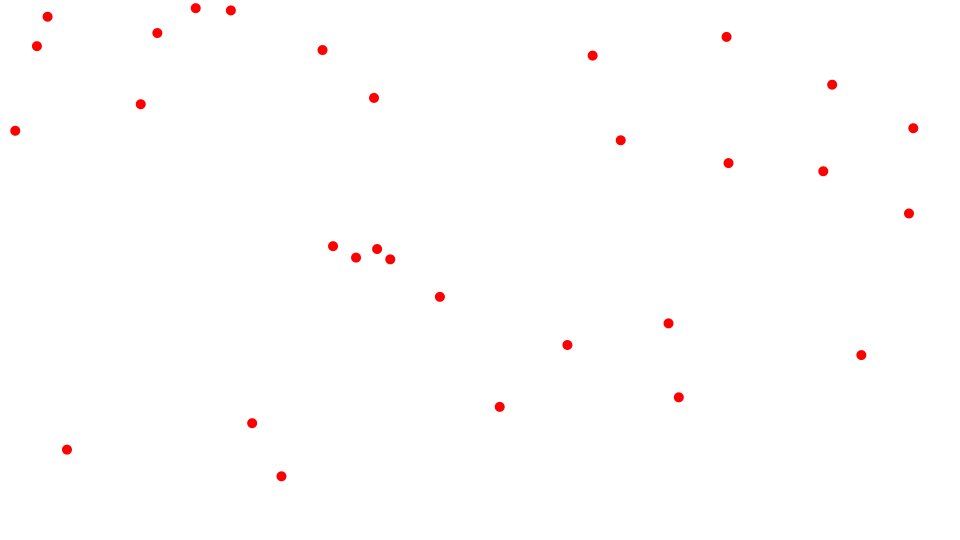
Frame 1 (no input)
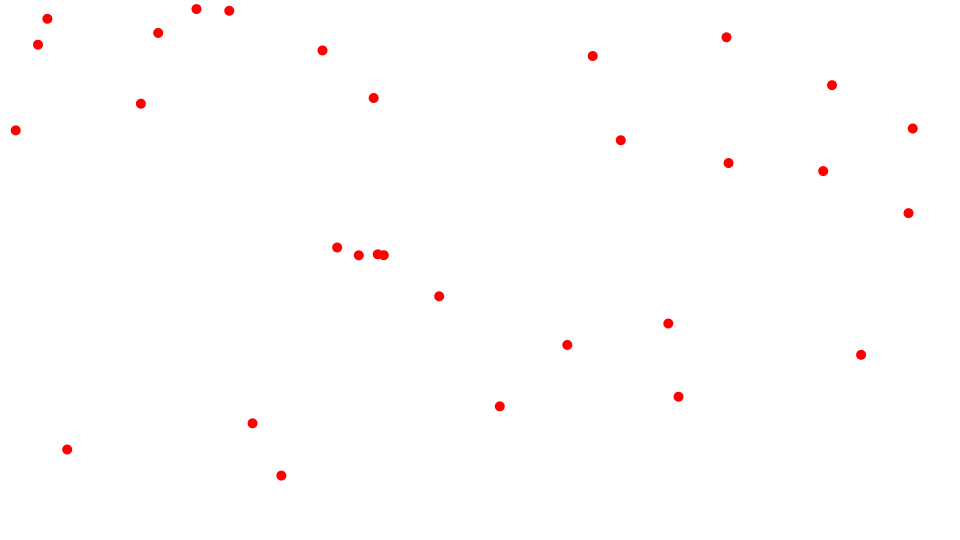
Frame 60 (the mouse pressed at the canvas centre just before this capture)
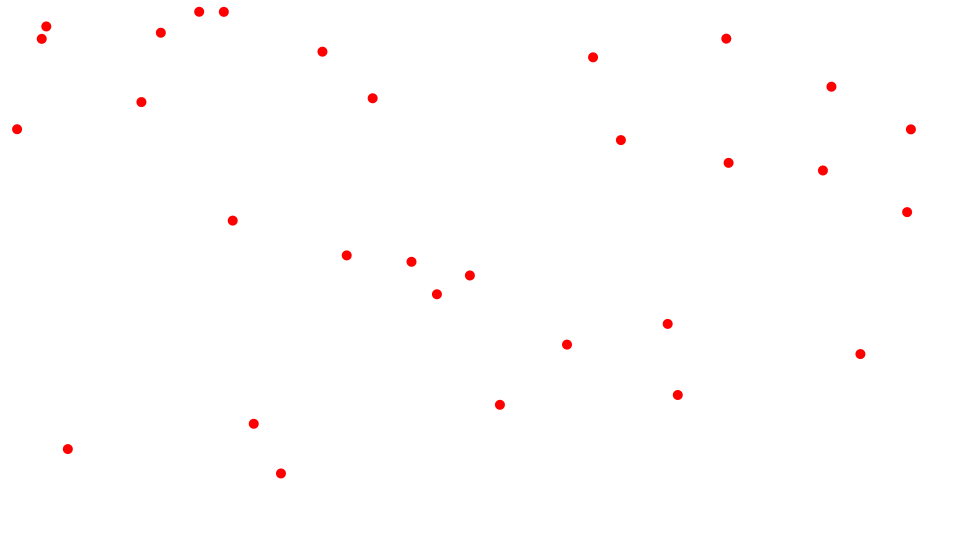
Frame 120 (the mouse held since frame 60 and released just before this capture)

The Processing sketch that drew these frames (run headless with seeded random() and noise(); from frame 60 on, the mouse is pressed at the canvas centre):

// Processing sketch: Gravity
// ── Gravity.pde
Ball[] particles;
static final int numParticles = 30;

void setup() {
  size(960, 540);
  frameRate(30);
  initialize();
}

void initialize() {
  smooth();
  noStroke();
  
  particles = new Ball[numParticles];
  for(int i=0; i<numParticles; i++) {
    particles[i] = new Ball(5);
    particles[i].x = random(width);
    particles[i].y = random(height);
    particles[i].mass = 1;
    particles[i].setFillColor(color(255, 0, 0));
  }
}

void draw() {
  background(255);

  for(int i=0; i<numParticles; i++){
    Ball particle = particles[i];       
    particle.x += particle.vx;
    particle.y += particle.vy;
    particle.update();
  }
      
  for(int i=0; i<numParticles; i++){
    Ball partA = particles[i];
    for(int j=i+1; j<numParticles; j++){
      Ball partB = particles[j];
      gravitate(partA, partB);
    }
  }
}

void gravitate(Ball partA, Ball partB) {
  float dx = partB.x - partA.x;
  float dy = partB.y - partA.y;
  float distSQ = dx*dx + dy*dy;
  float dist = sqrt(distSQ);
  float force = partA.mass * partB.mass / distSQ;
  float ax = force * dx / dist;
  float ay = force * dy / dist;
  partA.vx += ax;
  partA.vy += ay;
  partB.vx -= ax;
  partB.vy -= ay;
}

////////////////////////////////

class Ball extends Sprite {
  float radius;
  float vx, vy;
  float mass = 1;
  
  Ball(float radius){
    super();
    this.radius = radius;
  }
  
  void draw(){
    if(dist(mouseX, mouseY, x, y) < radius) {
      isRollOver = true;
    }else{
      isRollOver = false;
    }
    ellipse(0, 0, radius*2, radius*2);
  }
}

////////////////////////////////

class Sprite extends Object {
  float x, y;
  float scaleX, scaleY;
  float width, height;
  float rotation;
  boolean visible;
  color strokeColor;
  color fillColor;
  Boolean isStroke;
  Boolean isFill;
  Boolean isRollOver;
  Boolean locked;
  float xoff, yoff;
 
  Sprite() {
    super();
    scaleX = 1.0;
    scaleY = 1.0;
    strokeColor = color(0);
    fillColor = color(0);
    isStroke = false;
    isFill = false;
    isRollOver = false;
    locked = false;
    visible = true;
  }
  
  void update() {
    if(! visible) return;
    pushMatrix();
    if(locked){
      x = mouseX - xoff;
      y = mouseY - yoff;
    }  
    translate(x, y);
    scale(scaleX, scaleY);
    rotate(rotation * PI / 180.0);
    if(isStroke) stroke(strokeColor);
    if(isFill) fill(fillColor);
    draw();
    popMatrix();
  }
  
  void setStrokeColor(color strokeColor) {
    this.strokeColor = strokeColor;
    isStroke = true;
  }
  
  void setFillColor(color fillColor) {
    this.fillColor = fillColor;
    isFill = true;
  }
  
  void startDrag() {
    if(isRollOver){
      locked = true;
      xoff = mouseX - x;
      yoff = mouseY - y;
    }
  }
  
  void stopDrag() {
    locked = false;
  }
  
  void draw() {}
}

////////////////////////////////

class Point extends Object {
  float x, y;
  
  Point(float x, float y) {
    super();
    this.x = x;
    this.y = y;
  }
}

////////////////////////////////

class Object {
  Object() {}
}
